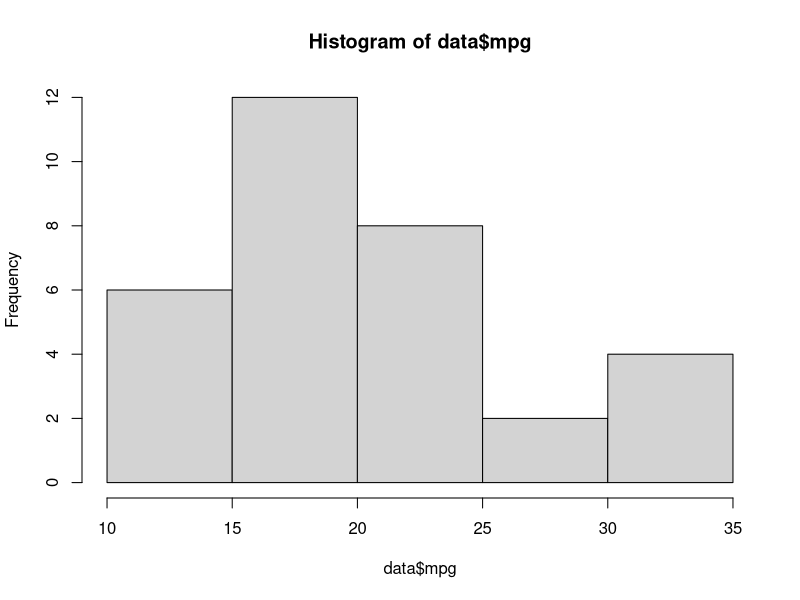
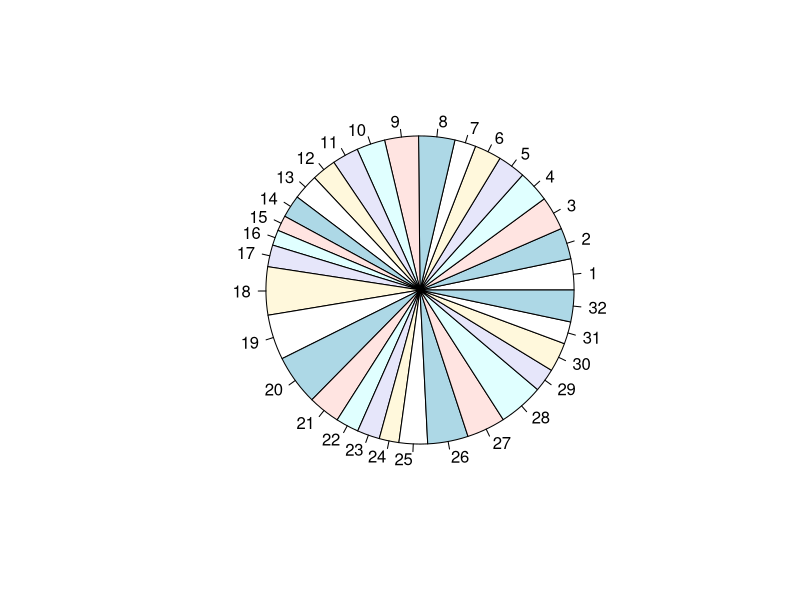
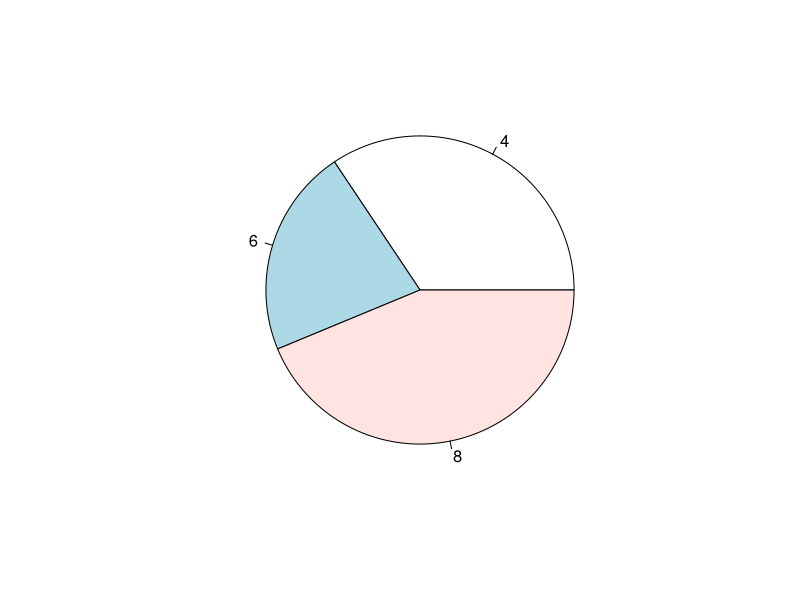

Source code (R) for these figures, in order:
#Codigo para problema 2

ls()#listar todas las variables hasta el momento
rm(list=ls()) #amb això borrem totes les dades que havia guardat abans
mis_dades <- mtcars

data = mtcars
data
hist(data$mpg) #aquesta linia seria ja la resposta al problema 2

pie (data$mpg)
pie(table(data$cyl))
#això ultim son coses extres que ha fet